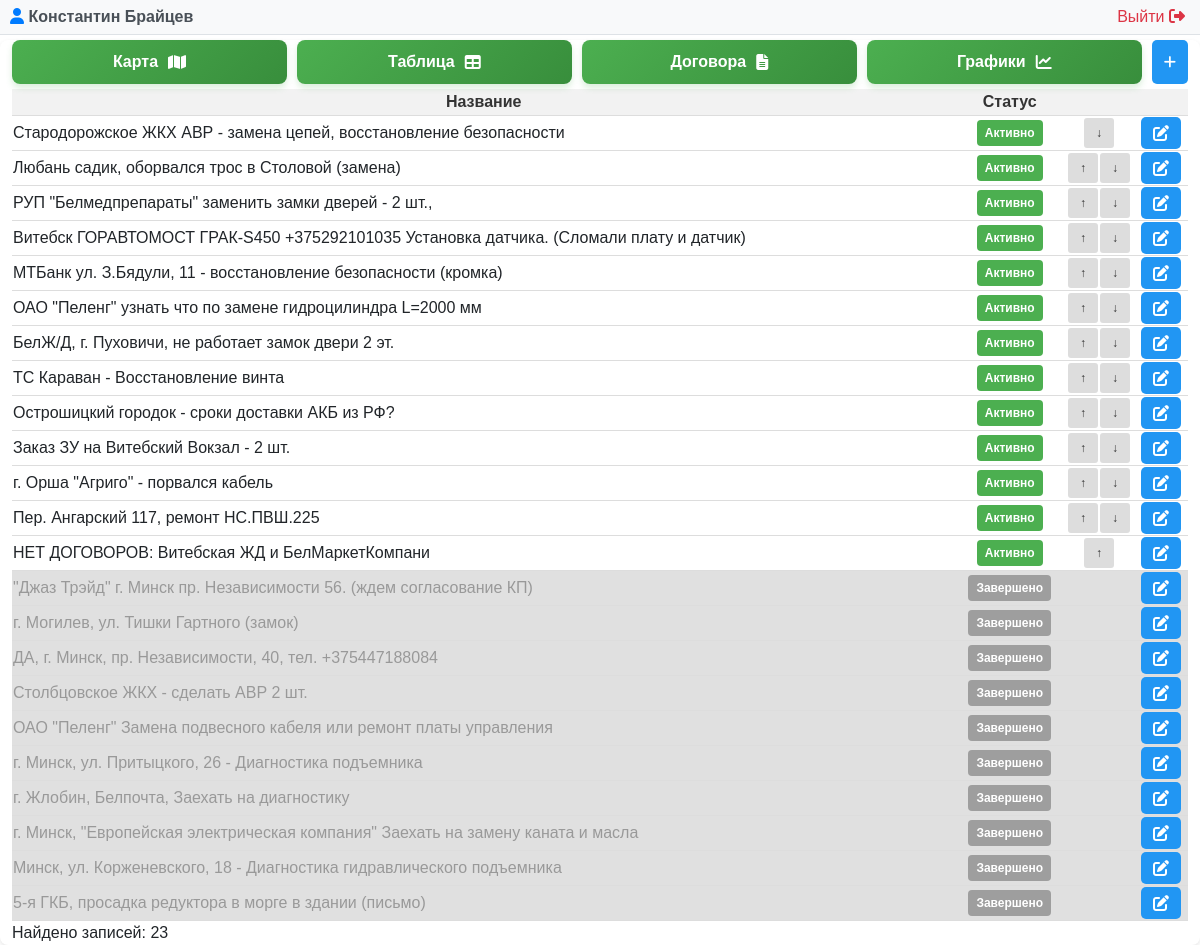
Before: /problem.php (signed in) with the older database file.
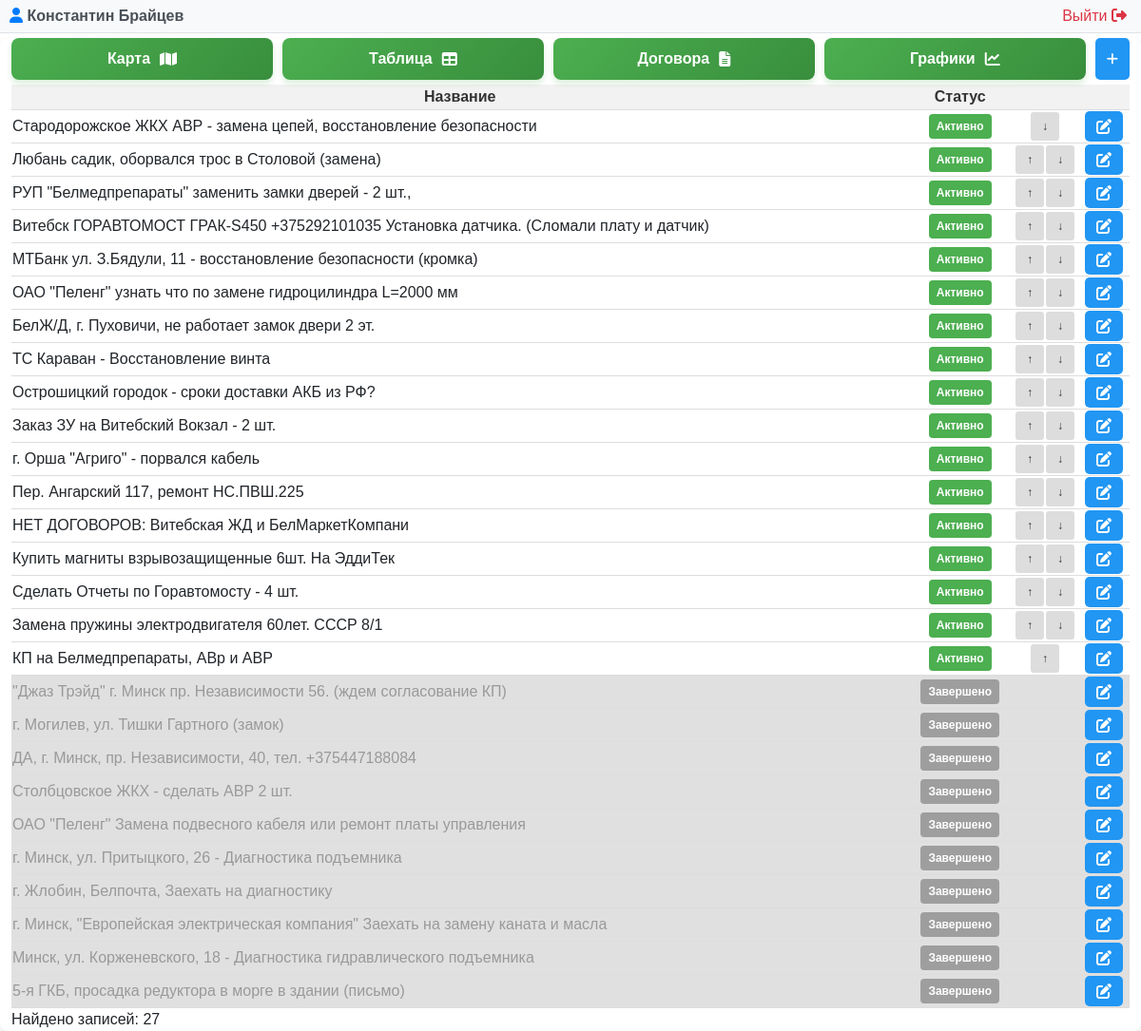
After: the same page with the newer database file.
### tables this page shows
CREATE TABLE "LIFTEH_problem" ("id" integer NOT NULL PRIMARY KEY AUTOINCREMENT, "name" varchar(255) NOT NULL, "created_date" DATETIME DEFAULT CURRENT_TIMESTAMP, "is_completed" bool NOT NULL, "user_id" integer NOT NULL REFERENCES "auth_user" ("id") DEFERRABLE INITIALLY DEFERRED, priority INTEGER);

### problem.php (called while the page is built, shortened)
<?php
require __DIR__ . '/modules/problem/problem.php';

### modules/auth/auth.php (called while the page is built, shortened)
<?php
function getCurrentUser() {
    try {
        $pdo = new PDO("sqlite:" . DB_PATH);
        $pdo->setAttribute(PDO::ATTR_ERRMODE, PDO::ERRMODE_EXCEPTION);
        $stmt = $pdo->prepare("SELECT id, username, email, first_name, last_name, is_superuser, is_active FROM auth_user WHERE id = ?");
        $stmt->execute([$_SESSION['user_id']]);
        return $stmt->fetch(PDO::FETCH_ASSOC);
    } catch (PDOException $e) {
        error_log("Ошибка получения пользователя: " . $e->getMessage());
        return null;
    }
}
?>

### modules/problem/problem.php (the view, shortened to what this page needs)
<?php
require_once __DIR__ . '/../../modules/auth/auth.php';
$currentUser = getCurrentUser();
$isSuperAdmin = ($currentUser['is_superuser'] ?? 0) == 1;
try {
    $db = new PDO('sqlite:' . DB_PATH);
    $db->setAttribute(PDO::ATTR_ERRMODE, PDO::ERRMODE_EXCEPTION);
} catch(PDOException $e) {
    die("Ошибка подключения к БД: " . $e->getMessage());
}
$db->exec("CREATE TABLE IF NOT EXISTS LIFTEH_problem (
    id INTEGER PRIMARY KEY AUTOINCREMENT,
    name TEXT NOT NULL,
    created_date DATETIME DEFAULT CURRENT_TIMESTAMP,
    is_completed INTEGER DEFAULT 0,
    user_id INTEGER,
    priority INTEGER DEFAULT 0
)");
$stmt = $db->query("SELECT * FROM LIFTEH_problem WHERE is_completed != 2 ORDER BY is_completed, priority ASC");
$problems = $stmt->fetchAll(PDO::FETCH_ASSOC);
?>
<!DOCTYPE html>
<html lang="ru">
<?php $pageTitle = 'Управление проблемами'; include __DIR__ . '/../../includes/header.php'; ?>
<body>
<?php include __DIR__ . '/../../modules/admin/user_panel.php'; ?>
    <div class="container">
        <div class="controls">
            <div class="button-group">
                <a href="/map.php" class="map-button">
                    <span class="button-text">Карта</span>
                    <i class="fas fa-map"></i>
                </a>
                <a href="/index.php" class="map-button">
                    <span class="button-text">Таблица</span>
                    <i class="fas fa-table"></i>
                </a>
                <?php if ($isSuperAdmin): ?>
                <a href="/dogovor.php" class="map-button">
                    <span class="button-text">Договора</span>
                    <i class="fas fa-file-alt"></i>
                </a>
                <a href="/charts.php" class="map-button">
                    <span class="button-text">Графики</span>
                    <i class="fas fa-chart-line"></i>
                </a>
                <?php endif; ?>
                <button class="btn btn-primary" onclick="openAddModal()">
                    <i class="fas fa-plus"></i>
                </button>
            </div>
        </div>
        <table id="problemTable">
            <thead>
                <tr>
                    <th>Название</th>
                    <th>Статус</th>
                    <th></th>
                    <th></th>
                </tr>
            </thead>
            <tbody>
                <?php foreach ($problems as $problem): ?>
                <tr class="<?php if ($problem['is_completed'] == 2) echo 'deleted';
                                else if ($problem['is_completed'] == 1) echo 'completed';
                                ?>" id="row-<?= $problem['id'] ?>">
                    <td style="text-align: left;"><?= htmlspecialchars($problem['name']) ?></td>
                    <td>
                        <form method="POST" style="display: inline;" onsubmit="return toggleComplete(event, this)">
                            <button type="submit" class="status-badge <?= $problem['is_completed'] ? 'status-completed' : 'status-active' ?>">
                                <?= $problem['is_completed'] ? 'Завершено' : 'Активно' ?>
                            </button>
                        </form>
                    </td>
                    <td style="width: 70px;">
                      <div class="priority-buttons">
                        <?php
                        $minMax = $db->query("SELECT MIN(priority) as min_priority, MAX(priority) as max_priority
                                                    FROM LIFTEH_problem
                                                    WHERE is_completed = 0")->fetch(PDO::FETCH_ASSOC);
                        $minPriority = $minMax['min_priority'];
                        $maxPriority = $minMax['max_priority'];
                        ?>
                        <?php if ($problem['is_completed'] == 0): ?>
                            <?php if ($problem['priority'] > $minPriority): ?>
                                <form method="POST" style="display: inline;" onsubmit="return movePriority(event, this)">
                                    <button type="submit" class="priority-btn" title="Повысить приоритет">↑</button>
                                </form>
                            <?php endif; ?>
                            <?php if ($problem['priority'] < $maxPriority): ?>
                                <form method="POST" style="display: inline;" onsubmit="return movePriority(event, this)">
                                    <button type="submit" class="priority-btn" title="Понизить приоритет">↓</button>
                                </form>
                            <?php endif; ?>
                        <?php else: ?> <span class="priority-disabled"></span> <?php endif; ?>
                      </div>
                    </td>
                    <td class="actions">
                        <button class="btn edit-btn" onclick="openEditModal(<?= $problem['id'] ?>)">
                            <i class="fas fa-edit"></i>
                        </button>
                    </td>
                </tr>
                <?php endforeach; ?>
            </tbody>
        </table>
        <div class="count">Найдено записей: <?= count($problems); ?></div>
    </div>
</body>
</html>

### includes/header.php (shortened to what this page needs)
<head>
    <link href="https://cdn.jsdelivr.net/npm/bootstrap@5.1.3/dist/css/bootstrap.min.css" rel="stylesheet">
    <link rel="stylesheet" href="https://cdnjs.cloudflare.com/ajax/libs/font-awesome/6.4.0/css/all.min.css">
    <?php
    $currentPage = parse_url($_SERVER['REQUEST_URI'], PHP_URL_PATH);
    $currentPage = rtrim($currentPage, '/');
    ?>
    <?php if ($currentPage == '/problem.php'): ?>
        <link rel="stylesheet" href="/assets/css/problem_styles.css">
        <link rel="stylesheet" href="/assets/css/modal-styles.css">
    <?php endif; ?>
</head>

### modules/admin/user_panel.php (shortened to what this page needs)
<div class="user-panel">
    <div class="user-info">
        <span class="user-name">
            <i class="fas fa-user"></i>
            <?php echo htmlspecialchars($currentUser['first_name'] ?? ''); ?>
            <?php echo htmlspecialchars($currentUser['last_name'] ?? ''); ?>
        </span>
        <a href="/modules/auth/logout.php" class="logout-btn">
          Выйти <i class="fas fa-sign-out-alt"></i>
        </a>
    </div>
</div>

### assets/css/problem_styles.css (style rules this page uses)
body { font-family: Arial, sans-serif; }
.container { max-width: 1400px; margin: 0 auto; background-color: white; border-radius: 8px; box-shadow: 0 2px 4px rgba(0, 0, 0, 0.1); }
.btn { margin: 0px !important; padding: 8px 12px !important; border-radius: 5px !important; }
.button-group { flex-wrap: wrap; margin-top: 5px; display: flex; gap: 10px; }
.map-button, .refresh-button { flex: 1; padding: 10px 10px; border-radius: 8px; text-decoration: none; display: flex; align-items: center; justify-content: center; gap: 10px; font-weight: bold; font-size: 16px; transition: all 0.3s ease; text-align: center; }
.map-button { background: linear-gradient(135deg, #4CAF50 0%, #388E3C 100%); color: white; box-shadow: 0 4px 6px rgba(76, 175, 80, 0.2); }
table { width: 100%; border-collapse: collapse; margin-top: 5px; }
th, td { text-align: center; border-bottom: 1px solid #ddd; }
th { background-color: #f2f2f2; font-weight: bold; color: #333; }
.btn { display: inline-block; padding: 8px 16px; background-color: #4CAF50; color: white; border: none; border-radius: 4px; cursor: pointer; font-size: 14px; text-decoration: none; margin-right: 5px; transition: opacity 0.3s; }
.btn-primary { background-color: #2196F3; }
.completed { background-color: #e0e0e0; color: #999; }
.completed td { color: #999; }
.actions { white-space: nowrap; }
.priority-buttons { display: inline-flex; gap: 2px; }
.priority-btn { width: 30px; height: 30px; padding: 4px 8px; font-size: 12px; background-color: #ddd; color: #333; border: none; border-radius: 3px; cursor: pointer; }
.status-badge { padding: 4px 8px; border-radius: 4px; font-size: 12px; font-weight: bold; border: none; cursor: pointer; }
.status-active { background-color: #4CAF50; color: white; }
.status-completed { background-color: #9e9e9e; color: white; }

### assets/css/modal-styles.css (style rules this page uses)
.edit-btn, .cancel-btn, .save-btn { flex: 1; color: white; border: none; padding: 10px 10px; border-radius: 5px; cursor: pointer; font-size: 16px; display: inline-flex; align-items: center; gap: 5px; transition: all 0.2s; font-family: inherit; justify-content: center; }
.edit-btn { background-color: #2196F3; }

### modules/admin/user_panel.php (style rules this page uses)
.user-panel { background-color: #f8f9fa; padding: 5px 10px; border-bottom: 1px solid #dee2e6; margin-bottom: 0px; }
.user-info { max-width: 1200px; margin: 0 auto; display: flex; justify-content: space-between; align-items: center; }
.user-name { font-weight: bold; color: #495057; }
.user-name i { color: #007bff; }
.logout-btn { color: #dc3545; text-decoration: none; border-radius: 4px; transition: background-color 0.3s; }
.logout-btn i { margin-right: 5px; }

Changed rows visible on the page:
shown differently, row unchanged: lifteh_problem "НЕТ ДОГОВОРОВ: Витебская ЖД и БелМаркетКомпани": now shows "↓"
added lifteh_problem: name "Купить магниты взрывозащищенные 6шт. На ЭддиТек", is_completed "Активно"
added lifteh_problem: name "Сделать Отчеты по Горавтомосту - 4 шт.", is_completed "Активно"
added lifteh_problem: name "Замена пружины электродвигателя 60лет. СССР 8/1", is_completed "Активно"
added lifteh_problem: name "КП на Белмедпрепараты, АВр и АВР", is_completed "Активно"
Other visible differences:
count($problems): "23" → "27"
